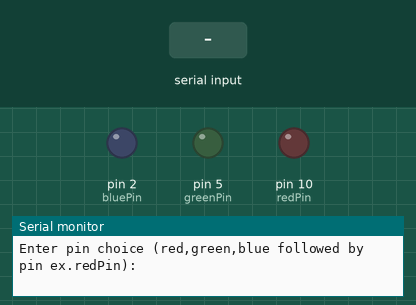
Simulated run of this sketch. Board: Arduino Uno, built with avr-gcc and run on an emulated ATmega328P. Parts: output pins drawn as LEDs (lit = HIGH), the last lines printed to the serial monitor. Dashed ring = blinking. The inputs (shaded band) are chosen by the test bench. Random numbers use the default seed unless the sketch sets one.

Above: at 1.2 s.
1.3 s: "redPin" received over Serial
3.8 s: "90,45\n" received over Serial
At 3.92 s:
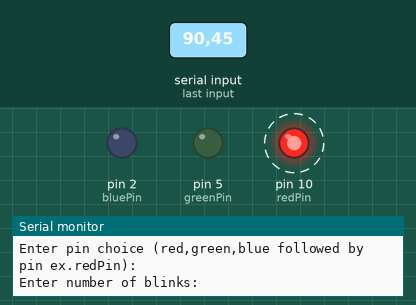
Timing chart, 0 to 12.8 s (numbered marks = the images above; inputs shaded):
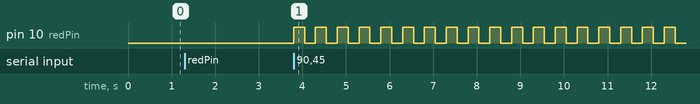

The sketch:

LEDInputProj.ino
```cpp
int bluePin = 2;
int greenPin = 5;
int redPin = 10;
String pinChoice;
int numBlinks;
int delayTime = 250;
void setup() {
  // put your setup code here, to run once:
  Serial.begin(2000000);
  pinMode(bluePin, OUTPUT);
  pinMode(greenPin, OUTPUT);
  pinMode(redPin, OUTPUT);
}

void loop() {
  Serial.println("Enter pin choice (red,green,blue followed by pin ex.redPin): ");
  while (Serial.available() == 0) {}
  pinChoice = Serial.readString();
  Serial.println("Enter number of blinks: ");
  while (Serial.available() == 0) {}
  numBlinks = Serial.parseInt();
  if (pinChoice == "redPin") {
  for (int i=0; i<numBlinks; ++i) {
    digitalWrite(redPin, HIGH);
    delay(delayTime);
    digitalWrite(redPin, LOW);
    delay(delayTime);
  }}
  else if (pinChoice == "greenPin") {
    for (int i=0; i<numBlinks; ++i) {
    digitalWrite(greenPin, HIGH);
    delay(delayTime);
    digitalWrite(greenPin, LOW);
    delay(delayTime);
    }}
  else if (pinChoice == "bluePin") {
    for (int i=0; i<numBlinks; ++i) {
    digitalWrite(bluePin, HIGH);
    delay(delayTime);
    digitalWrite(bluePin, LOW);
    delay(delayTime);}}}
```

Measured:
- after the input at 3.8 s, pin 10 (redPin): alternates HIGH for 0.25 s and LOW for 0.25 s, starting at once
